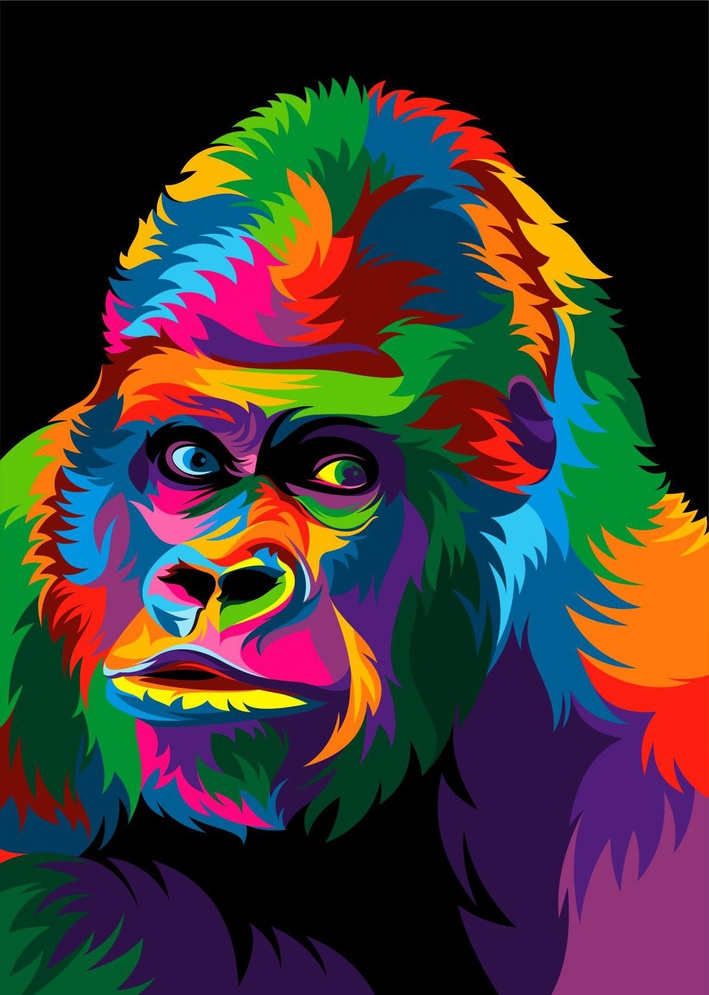
%> input picture Delaunay_Image_Manipulation/assets/gorilla_image.jpg, 709 x 995 px, shrunk from 1193 x 1675 before the run
$ octave delaunay_images.m   (GNU Octave 9; MATLAB toolbox functions it lacks are replaced by stand-ins)
%> lines starting %> are read from the running program, lines starting %| are printed output that depends on the picture; in (x1, y1, x2, y2) boxes, pixels count from 0 and x2, y2 are one past the last pixel; in counts of white or black regions, pixels touching at a corner belong together; the program's own positions count from 1
% delaunay_images.m--
%
% Syntax:
%
% e.g.,

% Developed in Matlab 9.7.0.1190202 (R2019b) on PCWIN64.
% JDU - Jean Demeusy (jean.demeusy@heig-vd.ch), 2020-02-04 13:04
%-------------------------------------------------------------------------

%% Setup
close all;
clear;
clc;

%% Parameters
remove_background = false;  % Works only if input background is white
inner_steps = 100;           % Decimation for the points inside the image
border_step = 100;           % Decimation for the points on the border
sensitivity = sqrt(2);      % Sensitivity of the border detection

%% Variable
img = imread("../assets/gorilla_image.jpg");
%> img is the input picture: size 995x709x3 uint8; mean R, G, B 60.8, 51.6, 50.4
gray = rgb2gray(img);
bin = get_bin_image(gray);
%> in get_bin_image, `bin = img > 240;`: bin: size 995x709 logical; every value is 0
%> in get_bin_image, `bin = imfill(~bin,'holes');`: bin: size 995x709 logical; every value is 1

W = size(img,2);
%> W = 709
H = size(img,1);
%> H = 995

R = img(:,:,1);
G = img(:,:,2);
B = img(:,:,3);
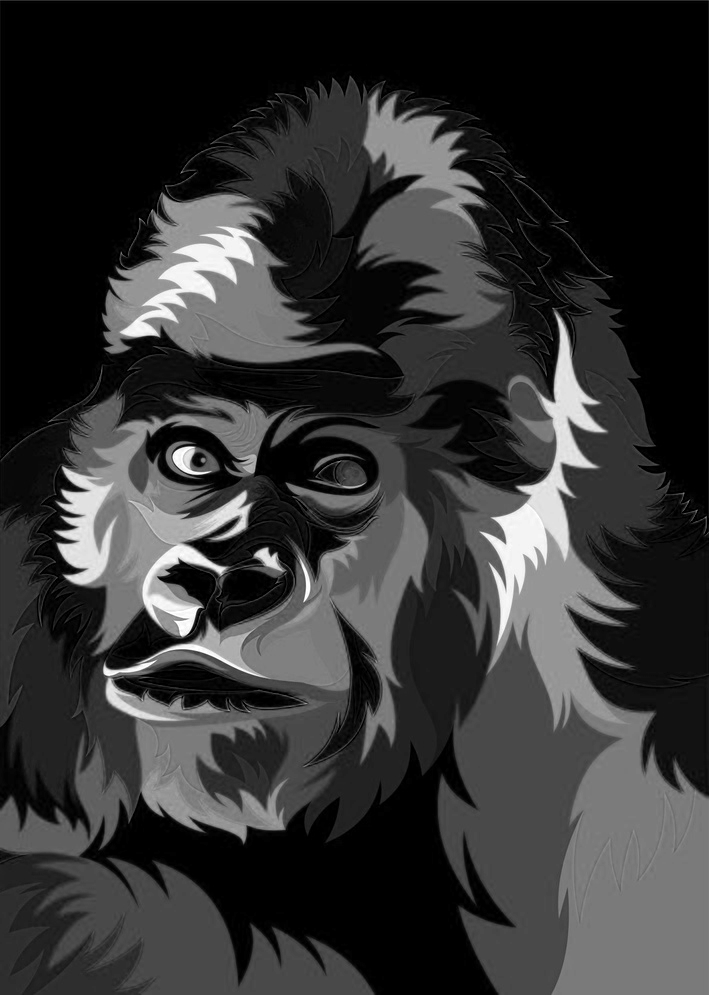
%> B: size 995x709 uint8; min 0, max 255, mean 50.4

%% Code
PL = get_point_list(gray,sensitivity,inner_steps,border_step);
%> in get_point_list, `stats = regionprops(edge(img,'Canny',[],sensitivity),'PixelList');`: stats = 321 items
%> in get_point_list, `list = list(1:step:end,:);`: list = 258 rows, first 12: [2 2; 102 2; 202 2; 302 2; 402 2; 502 2; 602 2; 702 2; 66 422; 27 523; 13 712; 15 858]
%> in get_point_list, `list = [list; get_border_point_list(img,border_step)];`: list = 294 rows, first 12: [2 2; 102 2; 202 2; 302 2; 402 2; 502 2; 602 2; 702 2; 66 422; 27 523; 13 712; 15 858]
%> PL has the same summary as list in get_point_list
mesh = delaunay(PL);
%> mesh = 550 rows, first 12: [270 161 271; 272 271 161; 6 191 182; 8 285 286; 8 266 285; 1 276 275; 1 259 260; 1 275 259; 268 32 269; 134 270 269; 134 161 270; 173 164 165]
N = length(mesh);
%> N = 550

outR = ones(size(gray))*255;
outG = outR;
outB = outR;

for idx = 1:N
    in = poly2mask(PL(mesh(idx,:),1),PL(mesh(idx,:),2),H,W);

    outR(in) = mean(R(in));
    outG(in) = mean(G(in));
    outB(in) = mean(B(in));

    clc;
    display(['Tri. # ' num2str(idx) ' / ' num2str(N)]);
end
%> this loop made 550 passes
%> pass 1, `in = poly2mask(PL(mesh(idx,:),1),PL(mesh(idx,:),2),H,W);`:
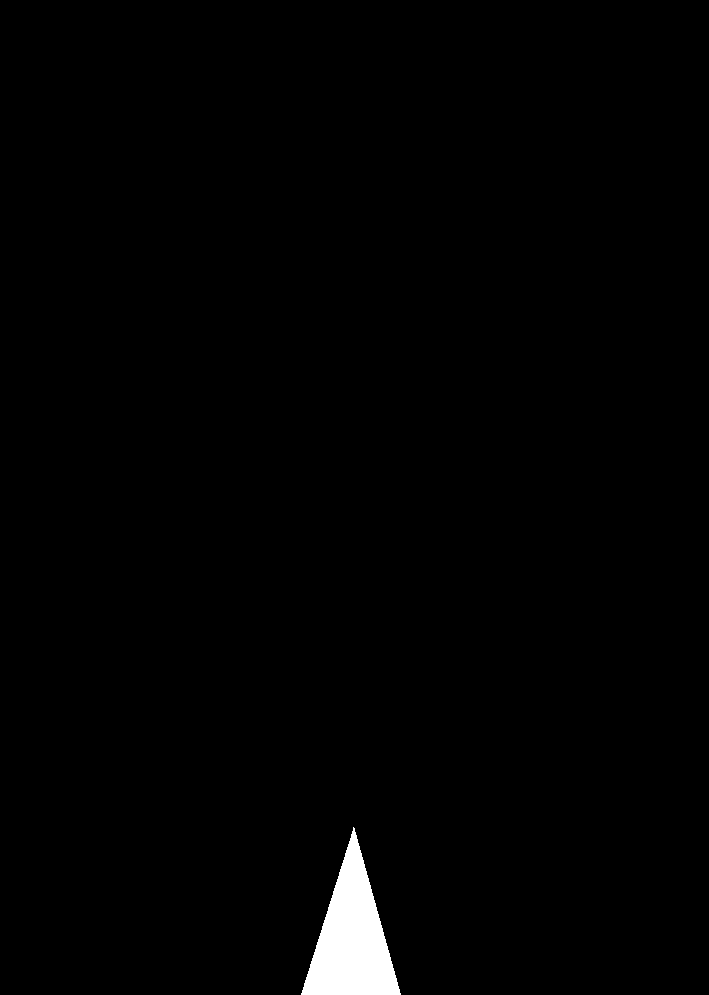
%> in: size 995x709 logical; 1.2% white; 1 white region, box (x1, y1, x2, y2) and area: (301, 827, 401, 995) 8450
%> after the loop:
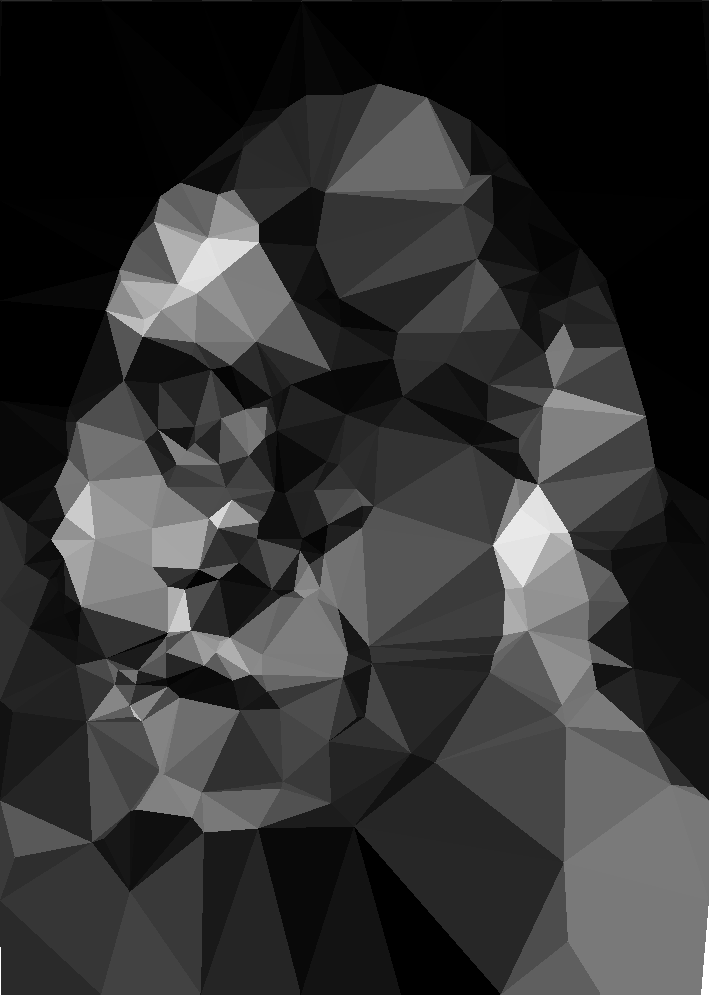
%> outB: size 995x709 double; min 0.0156, max 255, mean 50.4
%> after the loop:
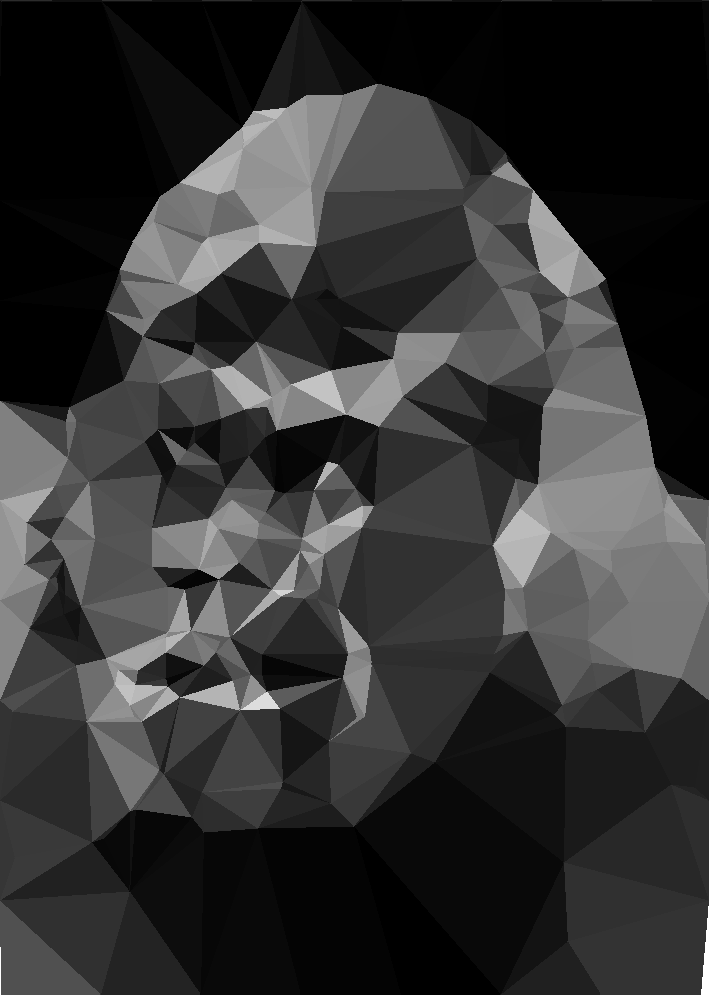
%> outG: size 995x709 double; min 0.0157, max 255, mean 51.7
%> after the loop:
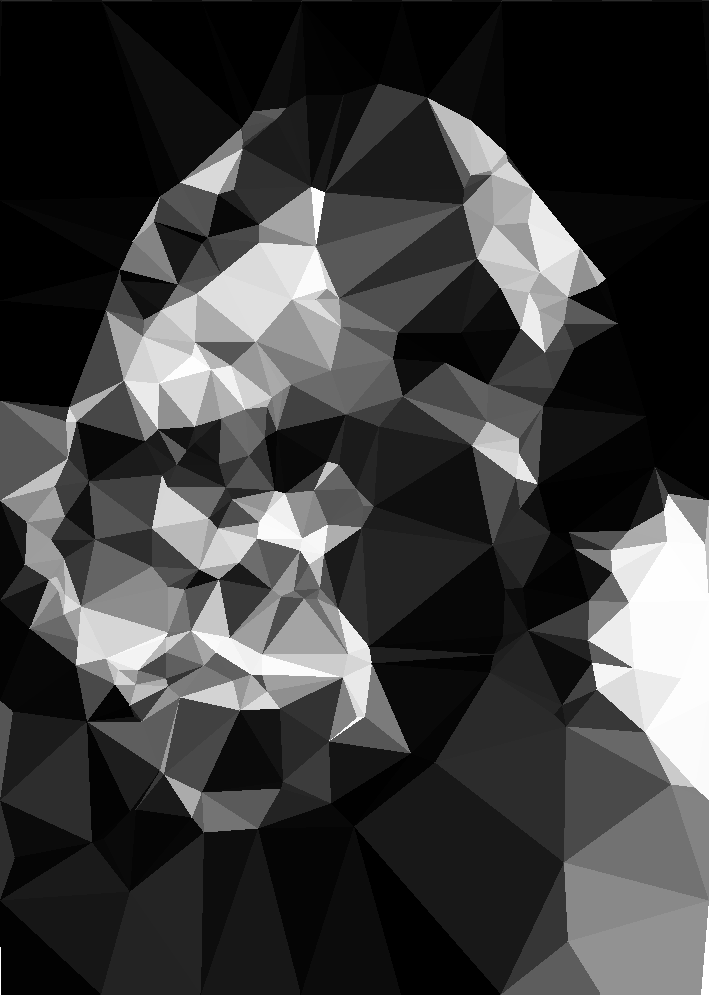
%> outR: size 995x709 double; min 0.0227, max 255, mean 60.8

if (remove_background)
    outR(bin) = 255;
    outG(bin) = 255;
    outB(bin) = 255;
end

%% Display
out = uint8(cat(3,outR,outG,outB));
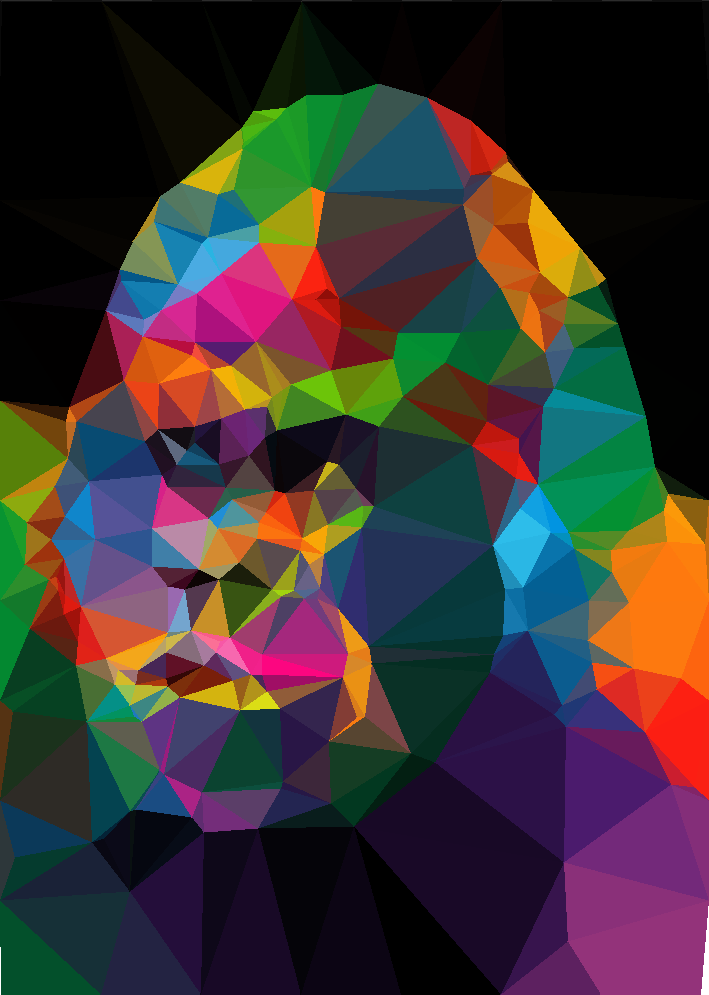
%> out: size 995x709x3 uint8; mean R, G, B 60.8, 51.7, 50.4

figure;
subplot(1,2,1);     imshow(img,[]);
subplot(1,2,2);     imshow(out,[]);

%% Funtions
function [list] = get_point_list(img,sensitivity,step,border_step)
stats = regionprops(edge(img,'Canny',[],sensitivity),'PixelList');

list = [];
for idx = 1:length(stats)
    list = [list ; stats(idx).PixelList];
end

list = list(1:step:end,:);
list = [list; get_border_point_list(img,border_step)];
end
function [list] = get_border_point_list(img,step)
x_num = numel(1:step:size(img,2));
y_num = numel(1:step:size(img,1));

list = [
    [(1:step:size(img,2))',     zeros(x_num,1)];
    [(1:step:size(img,2))',     ones(x_num,1)*size(img,1)];
    [zeros(y_num,1),            (1:step:size(img,1))'];
    [ones(y_num,1)*size(img,2), (1:step:size(img,1))']
    ];
end
function [bin] = get_bin_image(img)
bin = img > 240;
bin = imfill(~bin,'holes');
bin = ~imclose(bin,strel('disk',2));
end
